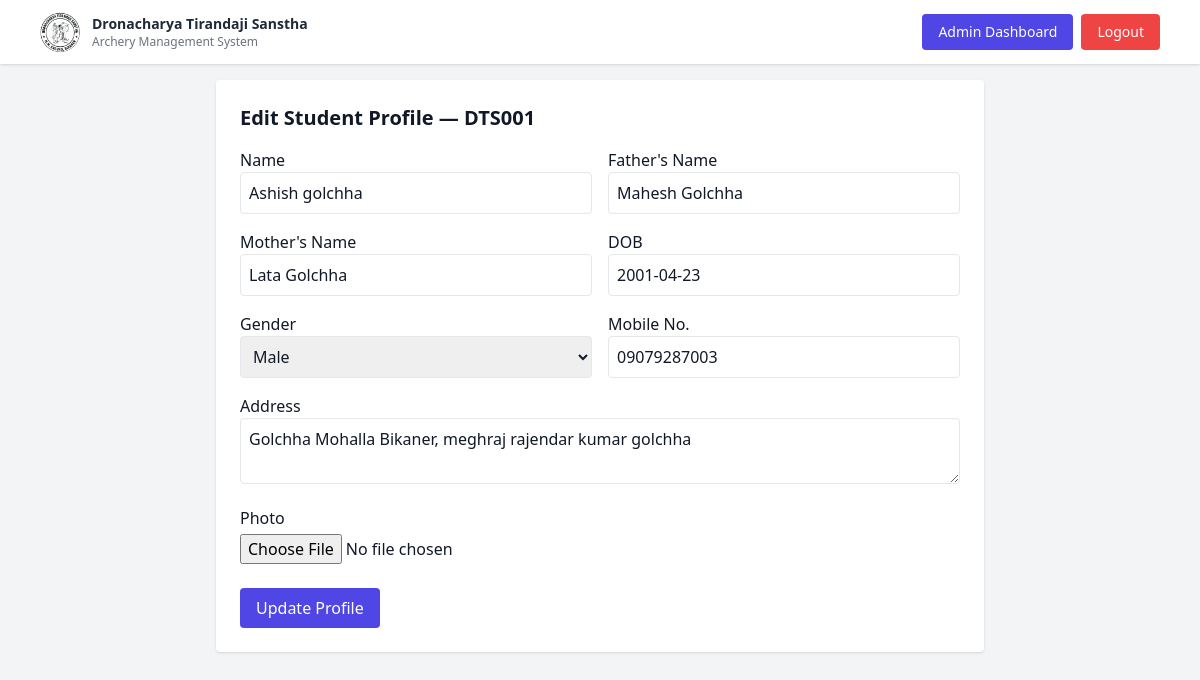
The app's page /admin/student/2/edit (signed in), older data.
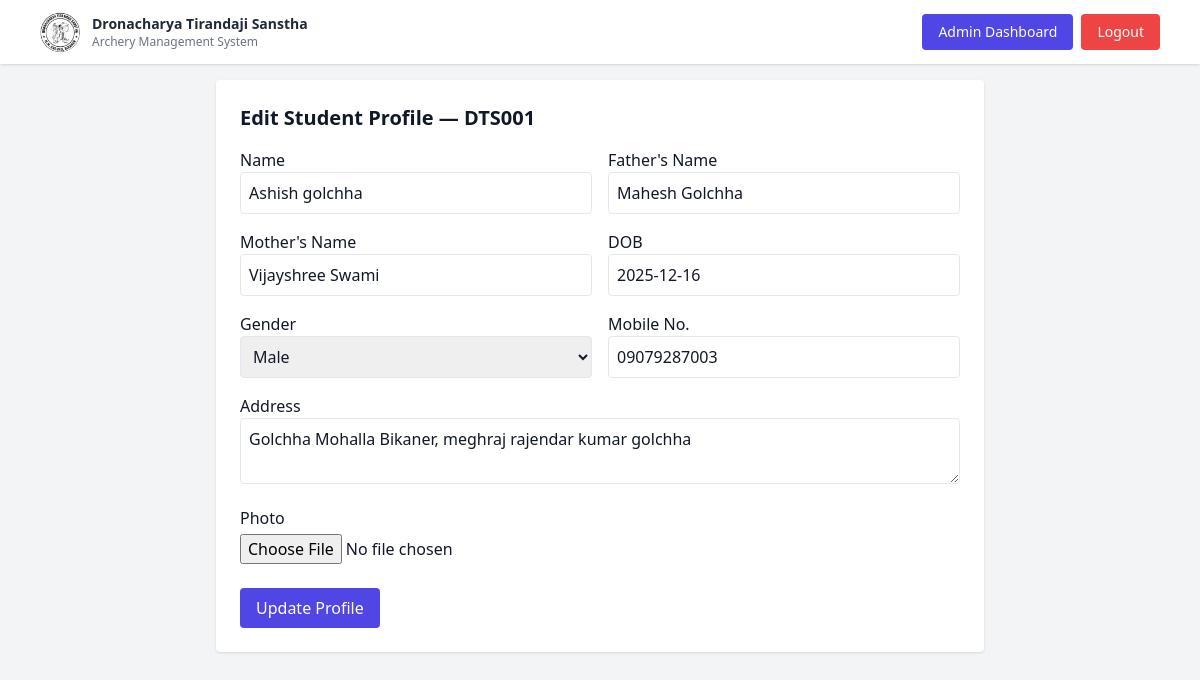
The same page, newer data.
### models.py (models this page shows)
class StudentProfile(db.Model):
    __tablename__ = 'profiles'
    id = db.Column(db.Integer, primary_key=True)
    user_id = db.Column(db.Integer, db.ForeignKey('users.id'), nullable=False)
    name = db.Column(db.String(200))
    father_name = db.Column(db.String(200))
    mother_name = db.Column(db.String(200))
    dob = db.Column(db.String(20))
    dob_cert_no = db.Column(db.String(100))
    gender = db.Column(db.String(20))
    address = db.Column(db.Text)
    mobile_no = db.Column(db.String(20))
    parent_mobile_no = db.Column(db.String(20))
    aadhar_no = db.Column(db.String(40))
    raa_no = db.Column(db.String(80))
    aai_no = db.Column(db.String(80))
    bow_type = db.Column(db.String(50))
    photo_filename = db.Column(db.String(300))
    age_group = db.Column(db.String(80))
    roll_no = db.Column(db.String(20), unique=True)
    created_at = db.Column(db.DateTime, default=datetime.utcnow)
    user = db.relationship('User', back_populates='profile')

### app.py (the view, shortened to what this page needs)
@app.route('/admin/student/<int:user_id>/edit', methods=['GET', 'POST'])
def admin_edit_student_profile(user_id):
    if not session.get('is_admin'):
        flash('Access denied', 'danger')
        return redirect(url_for('login'))
    user = User.query.get_or_404(user_id)
    profile = StudentProfile.query.filter_by(user_id=user.id).first()
    if not profile:
        flash('Student profile not found', 'danger')
        return redirect(url_for('admin_dashboard'))
    form = StudentProfileForm(obj=profile)  # 👈 AUTO PREFILL
    return render_template(
        'admin_edit_student_profile.html',
        form=form,
        profile=profile,
        user=user
    )

### app.py (called while the page is built)
@app.context_processor
def inject_current_user():
    user = None
    if session.get('user_id'):
        user = User.query.get(session['user_id'])
    return dict(current_user=user)

### templates/admin_edit_student_profile.html (shortened to what this page needs)
{% extends 'base.html' %}
{% block content %}
<div class="bg-white p-6 rounded shadow max-w-3xl mx-auto">
    <h2 class="text-xl font-bold mb-4">
        Edit Student Profile — {{ profile.roll_no }}
    </h2>
    <form method="post" enctype="multipart/form-data">
        <div class="grid grid-cols-1 md:grid-cols-2 gap-4">
            <div>
                {{ form.name.label }} {{ form.name(class="w-full border p-2 rounded") }}
            </div>
            <div>
                {{ form.father_name.label }} {{ form.father_name(class="w-full border p-2 rounded") }}
            </div>
            <div>
                {{ form.mother_name.label }} {{ form.mother_name(class="w-full border p-2 rounded") }}
            </div>
            <div>
                {{ form.dob.label }} {{ form.dob(class="w-full border p-2 rounded") }}
            </div>
            <div>
                {{ form.gender.label }} {{ form.gender(class="w-full border p-2 rounded") }}
            </div>
            <div>
                {{ form.mobile_no.label }} {{ form.mobile_no(class="w-full border p-2 rounded") }}
            </div>
            <div class="md:col-span-2">
                {{ form.address.label }} {{ form.address(class="w-full border p-2 rounded") }}
            </div>
        </div>
        <div class="mt-4">
            {{ form.photo.label }}
            {{ form.photo(class="block mt-1") }}
        </div>
        <button class="mt-6 bg-indigo-600 text-white px-4 py-2 rounded">
            Update Profile
        </button>
    </form>
</div>
{% endblock %}

Row changes from the older to the newer data that the page shows:
changed StudentProfile "DTS001": mother_name "Lata Golchha" → "Vijayshree Swami"; dob "2001-04-23" → "2025-12-16"
